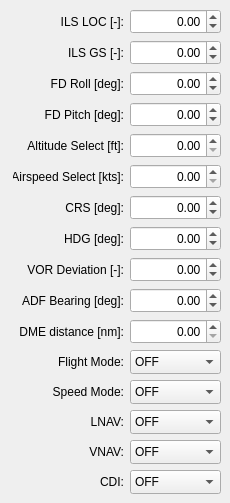
     <widget class="QWidget" name="tab_4">
      <attribute name="title">
       <string>EFIS Info</string>
      </attribute>
      <widget class="QComboBox" name="comboBoxCDI">
       <property name="geometry">
        <rect>
         <x>130</x>
         <y>470</y>
         <width>91</width>
         <height>24</height>
        </rect>
       </property>
       <item>
        <property name="text">
         <string>OFF</string>
        </property>
       </item>
       <item>
        <property name="text">
         <string>TO</string>
        </property>
       </item>
       <item>
        <property name="text">
         <string>FROM</string>
        </property>
       </item>
      </widget>
      <widget class="QLabel" name="label_16">
       <property name="geometry">
        <rect>
         <x>13</x>
         <y>319</y>
         <width>111</width>
         <height>25</height>
        </rect>
       </property>
       <property name="text">
        <string>DME distance [nm]:</string>
       </property>
       <property name="alignment">
        <set>Qt::AlignRight|Qt::AlignTrailing|Qt::AlignVCenter</set>
       </property>
       <property name="buddy">
        <cstring>spinBoxDME</cstring>
       </property>
      </widget>
      <widget class="QLabel" name="label_20">
       <property name="geometry">
        <rect>
         <x>13</x>
         <y>195</y>
         <width>111</width>
         <height>25</height>
        </rect>
       </property>
       <property name="text">
        <string>CRS [deg]:</string>
       </property>
       <property name="alignment">
        <set>Qt::AlignRight|Qt::AlignTrailing|Qt::AlignVCenter</set>
       </property>
       <property name="buddy">
        <cstring>spinBoxCRS</cstring>
       </property>
      </widget>
      <widget class="QDoubleSpinBox" name="spinBoxHDG">
       <property name="geometry">
        <rect>
         <x>130</x>
         <y>226</y>
         <width>91</width>
         <height>25</height>
        </rect>
       </property>
       <property name="alignment">
        <set>Qt::AlignRight|Qt::AlignTrailing|Qt::AlignVCenter</set>
       </property>
       <property name="minimum">
        <double>-360.000000000000000</double>
       </property>
       <property name="maximum">
        <double>360.000000000000000</double>
       </property>
      </widget>
      <widget class="QLabel" name="label_23">
       <property name="geometry">
        <rect>
         <x>13</x>
         <y>380</y>
         <width>111</width>
         <height>24</height>
        </rect>
       </property>
       <property name="text">
        <string>Speed Mode:</string>
       </property>
       <property name="alignment">
        <set>Qt::AlignRight|Qt::AlignTrailing|Qt::AlignVCenter</set>
       </property>
       <property name="buddy">
        <cstring>comboBoxSpdMode</cstring>
       </property>
      </widget>
      <widget class="QDoubleSpinBox" name="spinBoxGS">
       <property name="geometry">
        <rect>
         <x>130</x>
         <y>40</y>
         <width>91</width>
         <height>25</height>
        </rect>
       </property>
       <property name="alignment">
        <set>Qt::AlignRight|Qt::AlignTrailing|Qt::AlignVCenter</set>
       </property>
       <property name="minimum">
        <double>-1.000000000000000</double>
       </property>
       <property name="maximum">
        <double>1.000000000000000</double>
       </property>
       <property name="singleStep">
        <double>0.050000000000000</double>
       </property>
      </widget>
      <widget class="QDoubleSpinBox" name="spinBoxFDP">
       <property name="geometry">
        <rect>
         <x>130</x>
         <y>102</y>
         <width>91</width>
         <height>25</height>
        </rect>
       </property>
       <property name="alignment">
        <set>Qt::AlignRight|Qt::AlignTrailing|Qt::AlignVCenter</set>
       </property>
       <property name="minimum">
        <double>-90.000000000000000</double>
       </property>
       <property name="maximum">
        <double>90.000000000000000</double>
       </property>
      </widget>
      <widget class="QDoubleSpinBox" name="spinBoxLC">
       <property name="geometry">
        <rect>
         <x>130</x>
         <y>9</y>
         <width>91</width>
         <height>25</height>
        </rect>
       </property>
       <property name="alignment">
        <set>Qt::AlignRight|Qt::AlignTrailing|Qt::AlignVCenter</set>
       </property>
       <property name="minimum">
        <double>-1.000000000000000</double>
       </property>
       <property name="maximum">
        <double>1.000000000000000</double>
       </property>
       <property name="singleStep">
        <double>0.050000000000000</double>
       </property>
      </widget>
      <widget class="QLabel" name="label_26">
       <property name="geometry">
        <rect>
         <x>13</x>
         <y>470</y>
         <width>111</width>
         <height>24</height>
        </rect>
       </property>
       <property name="text">
        <string>CDI:</string>
       </property>
       <property name="alignment">
        <set>Qt::AlignRight|Qt::AlignTrailing|Qt::AlignVCenter</set>
       </property>
      </widget>
      <widget class="QLabel" name="label_17">
       <property name="geometry">
        <rect>
         <x>13</x>
         <y>71</y>
         <width>111</width>
         <height>25</height>
        </rect>
       </property>
       <property name="text">
        <string>FD Roll [deg]:</string>
       </property>
       <property name="alignment">
        <set>Qt::AlignRight|Qt::AlignTrailing|Qt::AlignVCenter</set>
       </property>
       <property name="buddy">
        <cstring>spinBoxFDR</cstring>
       </property>
      </widget>
      <widget class="QComboBox" name="comboBoxLNAV">
       <property name="geometry">
        <rect>
         <x>130</x>
         <y>410</y>
         <width>91</width>
         <height>24</height>
        </rect>
       </property>
       <item>
        <property name="text">
         <string>OFF</string>
        </property>
       </item>
       <item>
        <property name="text">
         <string>HDG</string>
        </property>
       </item>
       <item>
        <property name="text">
         <string>NAV</string>
        </property>
       </item>
       <item>
        <property name="text">
         <string>NAV ARM</string>
        </property>
       </item>
       <item>
        <property name="text">
         <string>NAV APR</string>
        </property>
       </item>
       <item>
        <property name="text">
         <string>NAV APR ARM</string>
        </property>
       </item>
       <item>
        <property name="text">
         <string>BC</string>
        </property>
       </item>
       <item>
        <property name="text">
         <string>BC ARM</string>
        </property>
       </item>
      </widget>
      <widget class="QLabel" name="label_24">
       <property name="geometry">
        <rect>
         <x>13</x>
         <y>410</y>
         <width>111</width>
         <height>24</height>
        </rect>
       </property>
       <property name="text">
        <string>LNAV:</string>
       </property>
       <property name="alignment">
        <set>Qt::AlignRight|Qt::AlignTrailing|Qt::AlignVCenter</set>
       </property>
       <property name="buddy">
        <cstring>comboBoxLNAV</cstring>
       </property>
      </widget>
      <widget class="QLabel" name="label_28">
       <property name="geometry">
        <rect>
         <x>13</x>
         <y>164</y>
         <width>111</width>
         <height>25</height>
        </rect>
       </property>
       <property name="text">
        <string>Airspeed Select [kts]:</string>
       </property>
       <property name="alignment">
        <set>Qt::AlignRight|Qt::AlignTrailing|Qt::AlignVCenter</set>
       </property>
       <property name="buddy">
        <cstring>spinBoxSelIAS</cstring>
       </property>
      </widget>
      <widget class="QDoubleSpinBox" name="spinBoxCRS">
       <property name="geometry">
        <rect>
         <x>130</x>
         <y>195</y>
         <width>91</width>
         <height>25</height>
        </rect>
       </property>
       <property name="alignment">
        <set>Qt::AlignRight|Qt::AlignTrailing|Qt::AlignVCenter</set>
       </property>
       <property name="minimum">
        <double>-360.000000000000000</double>
       </property>
       <property name="maximum">
        <double>360.000000000000000</double>
       </property>
      </widget>
      <widget class="QComboBox" name="comboBoxVNAV">
       <property name="geometry">
        <rect>
         <x>130</x>
         <y>440</y>
         <width>91</width>
         <height>24</height>
        </rect>
       </property>
       <item>
        <property name="text">
         <string>OFF</string>
        </property>
       </item>
       <item>
        <property name="text">
         <string>ALT</string>
        </property>
       </item>
       <item>
        <property name="text">
         <string>IAS</string>
        </property>
       </item>
       <item>
        <property name="text">
         <string>VS</string>
        </property>
       </item>
       <item>
        <property name="text">
         <string>ALT SEL</string>
        </property>
       </item>
       <item>
        <property name="text">
         <string>GS</string>
        </property>
       </item>
       <item>
        <property name="text">
         <string>GS ARM</string>
        </property>
       </item>
      </widget>
      <widget class="QDoubleSpinBox" name="spinBoxDME">
       <property name="geometry">
        <rect>
         <x>130</x>
         <y>319</y>
         <width>91</width>
         <height>25</height>
        </rect>
       </property>
       <property name="alignment">
        <set>Qt::AlignRight|Qt::AlignTrailing|Qt::AlignVCenter</set>
       </property>
       <property name="maximum">
        <double>999.000000000000000</double>
       </property>
      </widget>
      <widget class="QComboBox" name="comboBoxFltMode">
       <property name="geometry">
        <rect>
         <x>130</x>
         <y>350</y>
         <width>91</width>
         <height>24</height>
        </rect>
       </property>
       <item>
        <property name="text">
         <string>OFF</string>
        </property>
       </item>
       <item>
        <property name="text">
         <string>FD</string>
        </property>
       </item>
       <item>
        <property name="text">
         <string>CMD</string>
        </property>
       </item>
      </widget>
      <widget class="QLabel" name="label_15">
       <property name="geometry">
        <rect>
         <x>13</x>
         <y>288</y>
         <width>111</width>
         <height>25</height>
        </rect>
       </property>
       <property name="text">
        <string>ADF Bearing [deg]:</string>
       </property>
       <property name="alignment">
        <set>Qt::AlignRight|Qt::AlignTrailing|Qt::AlignVCenter</set>
       </property>
       <property name="buddy">
        <cstring>spinBoxADF</cstring>
       </property>
      </widget>
      <widget class="QDoubleSpinBox" name="spinBoxSelALT">
       <property name="geometry">
        <rect>
         <x>130</x>
         <y>133</y>
         <width>91</width>
         <height>25</height>
        </rect>
       </property>
       <property name="alignment">
        <set>Qt::AlignRight|Qt::AlignTrailing|Qt::AlignVCenter</set>
       </property>
       <property name="maximum">
        <double>99999.000000000000000</double>
       </property>
      </widget>
      <widget class="QLabel" name="label_19">
       <property name="geometry">
        <rect>
         <x>13</x>
         <y>257</y>
         <width>111</width>
         <height>25</height>
        </rect>
       </property>
       <property name="text">
        <string>VOR Deviation [-]:</string>
       </property>
       <property name="alignment">
        <set>Qt::AlignRight|Qt::AlignTrailing|Qt::AlignVCenter</set>
       </property>
       <property name="buddy">
        <cstring>spinBoxVOR</cstring>
       </property>
      </widget>
      <widget class="QDoubleSpinBox" name="spinBoxADF">
       <property name="geometry">
        <rect>
         <x>130</x>
         <y>288</y>
         <width>91</width>
         <height>25</height>
        </rect>
       </property>
       <property name="alignment">
        <set>Qt::AlignRight|Qt::AlignTrailing|Qt::AlignVCenter</set>
       </property>
       <property name="minimum">
        <double>-360.000000000000000</double>
       </property>
       <property name="maximum">
        <double>360.000000000000000</double>
       </property>
      </widget>
      <widget class="QComboBox" name="comboBoxSpdMode">
       <property name="geometry">
        <rect>
         <x>130</x>
         <y>380</y>
         <width>91</width>
         <height>24</height>
        </rect>
       </property>
       <item>
        <property name="text">
         <string>OFF</string>
        </property>
       </item>
       <item>
        <property name="text">
         <string>FMC SPD</string>
        </property>
       </item>
      </widget>
      <widget class="QDoubleSpinBox" name="spinBoxSelIAS">
       <property name="geometry">
        <rect>
         <x>130</x>
         <y>164</y>
         <width>91</width>
         <height>25</height>
        </rect>
       </property>
       <property name="alignment">
        <set>Qt::AlignRight|Qt::AlignTrailing|Qt::AlignVCenter</set>
       </property>
       <property name="maximum">
        <double>9999.000000000000000</double>
       </property>
      </widget>
      <widget class="QLabel" name="label_22">
       <property name="geometry">
        <rect>
         <x>13</x>
         <y>350</y>
         <width>111</width>
         <height>24</height>
        </rect>
       </property>
       <property name="text">
        <string>Flight Mode:</string>
       </property>
       <property name="alignment">
        <set>Qt::AlignRight|Qt::AlignTrailing|Qt::AlignVCenter</set>
       </property>
       <property name="buddy">
        <cstring>comboBoxFltMode</cstring>
       </property>
      </widget>
      <widget class="QDoubleSpinBox" name="spinBoxFDR">
       <property name="geometry">
        <rect>
         <x>130</x>
         <y>71</y>
         <width>91</width>
         <height>25</height>
        </rect>
       </property>
       <property name="alignment">
        <set>Qt::AlignRight|Qt::AlignTrailing|Qt::AlignVCenter</set>
       </property>
       <property name="minimum">
        <double>-180.000000000000000</double>
       </property>
       <property name="maximum">
        <double>180.000000000000000</double>
       </property>
      </widget>
      <widget class="QLabel" name="label_7">
       <property name="geometry">
        <rect>
         <x>13</x>
         <y>40</y>
         <width>111</width>
         <height>25</height>
        </rect>
       </property>
       <property name="text">
        <string>ILS GS [-]:</string>
       </property>
       <property name="alignment">
        <set>Qt::AlignRight|Qt::AlignTrailing|Qt::AlignVCenter</set>
       </property>
       <property name="buddy">
        <cstring>spinBoxGS</cstring>
       </property>
      </widget>
      <widget class="QLabel" name="label_21">
       <property name="geometry">
        <rect>
         <x>13</x>
         <y>226</y>
         <width>111</width>
         <height>25</height>
        </rect>
       </property>
       <property name="text">
        <string>HDG [deg]:</string>
       </property>
       <property name="alignment">
        <set>Qt::AlignRight|Qt::AlignTrailing|Qt::AlignVCenter</set>
       </property>
       <property name="buddy">
        <cstring>spinBoxHDG</cstring>
       </property>
      </widget>
      <widget class="QLabel" name="label_18">
       <property name="geometry">
        <rect>
         <x>13</x>
         <y>102</y>
         <width>111</width>
         <height>25</height>
        </rect>
       </property>
       <property name="text">
        <string>FD Pitch [deg]:</string>
       </property>
       <property name="alignment">
        <set>Qt::AlignRight|Qt::AlignTrailing|Qt::AlignVCenter</set>
       </property>
       <property name="buddy">
        <cstring>spinBoxFDP</cstring>
       </property>
      </widget>
      <widget class="QDoubleSpinBox" name="spinBoxVOR">
       <property name="geometry">
        <rect>
         <x>130</x>
         <y>257</y>
         <width>91</width>
         <height>25</height>
        </rect>
       </property>
       <property name="alignment">
        <set>Qt::AlignRight|Qt::AlignTrailing|Qt::AlignVCenter</set>
       </property>
       <property name="minimum">
        <double>-1.000000000000000</double>
       </property>
       <property name="maximum">
        <double>1.000000000000000</double>
       </property>
       <property name="singleStep">
        <double>0.050000000000000</double>
       </property>
      </widget>
      <widget class="QLabel" name="label_27">
       <property name="geometry">
        <rect>
         <x>13</x>
         <y>133</y>
         <width>111</width>
         <height>25</height>
        </rect>
       </property>
       <property name="text">
        <string>Altitude Select [ft]:</string>
       </property>
       <property name="alignment">
        <set>Qt::AlignRight|Qt::AlignTrailing|Qt::AlignVCenter</set>
       </property>
       <property name="buddy">
        <cstring>spinBoxSelALT</cstring>
       </property>
      </widget>
      <widget class="QLabel" name="label_25">
       <property name="geometry">
        <rect>
         <x>13</x>
         <y>440</y>
         <width>111</width>
         <height>24</height>
        </rect>
       </property>
       <property name="text">
        <string>VNAV:</string>
       </property>
       <property name="alignment">
        <set>Qt::AlignRight|Qt::AlignTrailing|Qt::AlignVCenter</set>
       </property>
       <property name="buddy">
        <cstring>comboBoxVNAV</cstring>
       </property>
      </widget>
      <widget class="QLabel" name="label_6">
       <property name="geometry">
        <rect>
         <x>13</x>
         <y>9</y>
         <width>111</width>
         <height>25</height>
        </rect>
       </property>
       <property name="text">
        <string>ILS LOC [-]:</string>
       </property>
       <property name="alignment">
        <set>Qt::AlignRight|Qt::AlignTrailing|Qt::AlignVCenter</set>
       </property>
       <property name="buddy">
        <cstring>spinBoxLC</cstring>
       </property>
      </widget>
     </widget>
